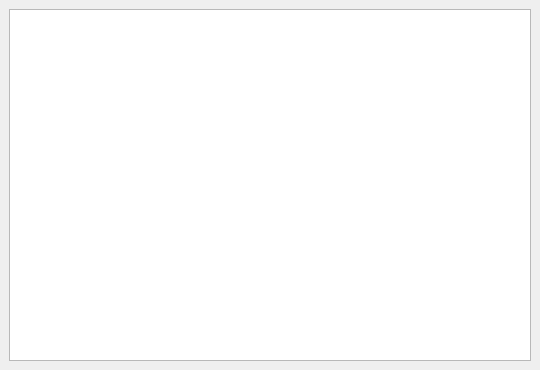
<?xml version="1.0" encoding="UTF-8"?>
<ui version="4.0">
 <class>CGeorgesLogDialog</class>
 <widget class="QDockWidget" name="CGeorgesLogDialog">
  <property name="geometry">
   <rect>
    <x>0</x>
    <y>0</y>
    <width>540</width>
    <height>370</height>
   </rect>
  </property>
  <property name="sizePolicy">
   <sizepolicy hsizetype="Preferred" vsizetype="Preferred">
    <horstretch>0</horstretch>
    <verstretch>0</verstretch>
   </sizepolicy>
  </property>
  <property name="minimumSize">
   <size>
    <width>0</width>
    <height>0</height>
   </size>
  </property>
  <property name="maximumSize">
   <size>
    <width>524287</width>
    <height>524287</height>
   </size>
  </property>
  <property name="windowTitle">
   <string>Log</string>
  </property>
  <widget class="QWidget" name="dockWidgetContents">
   <property name="sizePolicy">
    <sizepolicy hsizetype="Preferred" vsizetype="Preferred">
     <horstretch>0</horstretch>
     <verstretch>0</verstretch>
    </sizepolicy>
   </property>
   <property name="minimumSize">
    <size>
     <width>0</width>
     <height>0</height>
    </size>
   </property>
   <layout class="QGridLayout" name="gridLayout">
    <item row="0" column="0">
     <widget class="QPlainTextEdit" name="plainTextEdit">
      <property name="readOnly">
       <bool>true</bool>
      </property>
     </widget>
    </item>
   </layout>
  </widget>
 </widget>
 <resources/>
 <connections/>
</ui>
